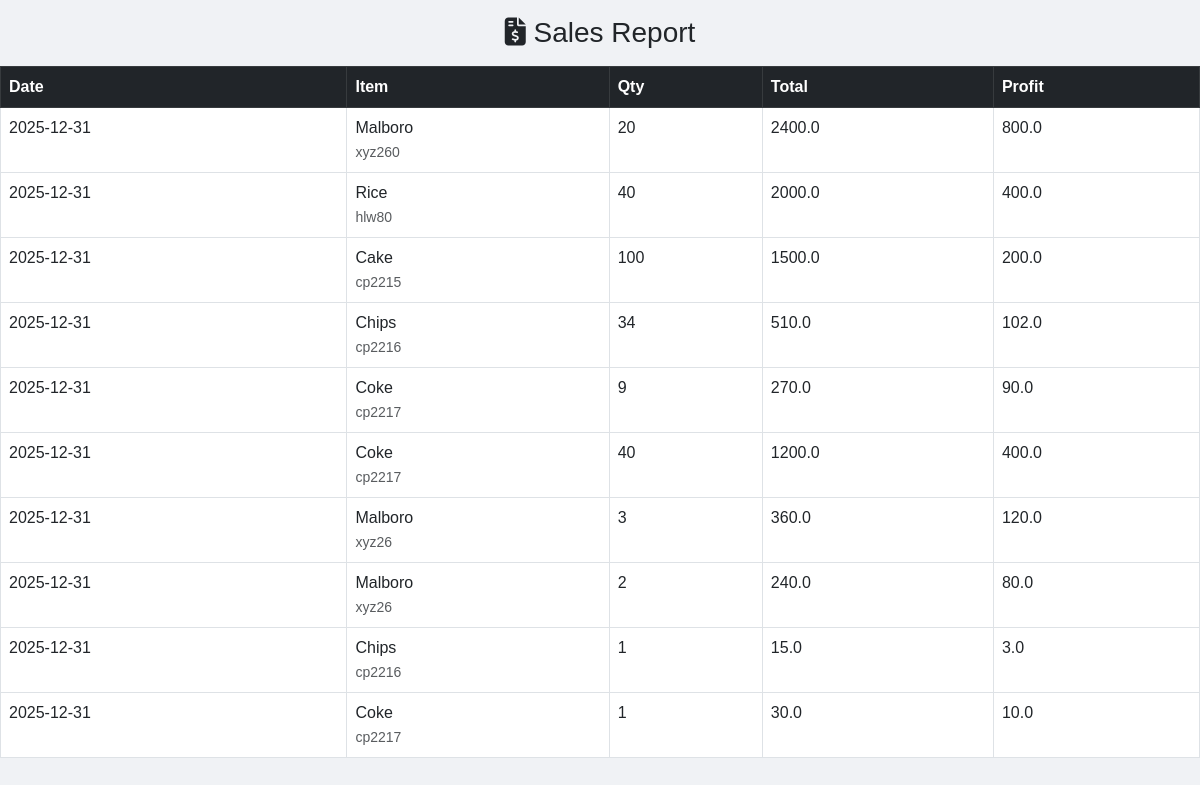
Screenshot of /report with the database file from the repository.
### app.py (models this page shows)
class Transaction(db.Model):
    id = db.Column(db.Integer, primary_key=True)
    product_name = db.Column(db.String(100))
    product_code = db.Column(db.String(50))
    quantity = db.Column(db.Integer)
    total_amount = db.Column(db.Float)
    profit = db.Column(db.Float)
    date = db.Column(db.DateTime, default=datetime.now)

### app.py (the view)
@app.route('/report')
def report():
    sales = Transaction.query.order_by(Transaction.date.desc()).all()
    return render_template('base.html', content_type='report', sales=sales)

### templates/base.html (shortened to what this page needs)
<!DOCTYPE html>
<html lang="en">
<head>
    <link href="https://cdn.jsdelivr.net/npm/bootstrap@5.3.0/dist/css/bootstrap.min.css" rel="stylesheet">
    <link rel="stylesheet" href="https://cdnjs.cloudflare.com/ajax/libs/font-awesome/6.4.0/css/all.min.css">
</head>
<body>
    {% if content_type != 'report' %}
    <nav class="bottom-nav">
        <div class="container d-flex justify-content-between px-4">
            <a href="/" class="nav-link {{ 'active' if request.path == '/' else '' }}">
                <i class="fas fa-chart-pie"></i><span>Dashboard</span>
            </a>
            <a href="/sell" class="nav-link {{ 'active' if request.path == '/sell' else '' }}">
                <i class="fas fa-cash-register"></i><span>POS / Sell</span>
            </a>
            <a href="/inventory" class="nav-link {{ 'active' if request.path == '/inventory' else '' }}">
                <i class="fas fa-boxes-stacked"></i><span>Inventory</span>
            </a>
            <a href="#" onclick="window.print()" class="nav-link">
                <i class="fas fa-file-pdf"></i><span>Report</span>
            </a>
        </div>
    </nav>
    {% else %}
    <h3 class="text-center mt-3"><i class="fas fa-file-invoice-dollar"></i> Sales Report</h3>
    <table class="table table-bordered mt-3">
        <thead class="table-dark"><tr><th>Date</th><th>Item</th><th>Qty</th><th>Total</th><th>Profit</th></tr></thead>
        <tbody>
            {% for s in sales %}
            <tr>
                <td>{{ s.date.strftime('%Y-%m-%d') }}</td>
                <td>{{ s.product_name }} <br><small class="text-muted">{{ s.product_code }}</small></td>
                <td>{{ s.quantity }}</td>
                <td>{{ s.total_amount }}</td>
                <td>{{ s.profit }}</td>
            </tr>
            {% endfor %}
        </tbody>
    </table>
    {% endif %}
</body>
</html>

### templates/base.html (style rules this page uses)
body { background-color: #f0f2f5; padding-bottom: 80px; font-family: sans-serif; }

### rows the page displays
Transaction: date "2025-12-31", product_name "Malboro", product_code "xyz260", quantity "20", total_amount "2400.0", profit "800.0"
Transaction: date "2025-12-31", product_name "Rice", product_code "hlw80", quantity "40", total_amount "2000.0", profit "400.0"
Transaction: date "2025-12-31", product_name "Cake", product_code "cp2215", quantity "100", total_amount "1500.0", profit "200.0"
Transaction: date "2025-12-31", product_name "Chips", product_code "cp2216", quantity "34", total_amount "510.0", profit "102.0"
Transaction: date "2025-12-31", product_name "Coke", product_code "cp2217", quantity "9", total_amount "270.0", profit "90.0"
Transaction: date "2025-12-31", product_name "Coke", product_code "cp2217", quantity "40", total_amount "1200.0", profit "400.0"
Transaction: date "2025-12-31", product_name "Malboro", product_code "xyz26", quantity "3", total_amount "360.0", profit "120.0"
Transaction: date "2025-12-31", product_name "Malboro", product_code "xyz26", quantity "2", total_amount "240.0", profit "80.0"
Transaction: date "2025-12-31", product_name "Chips", product_code "cp2216", quantity "1", total_amount "15.0", profit "3.0"
Transaction: date "2025-12-31", product_name "Coke", product_code "cp2217", quantity "1", total_amount "30.0", profit "10.0"
